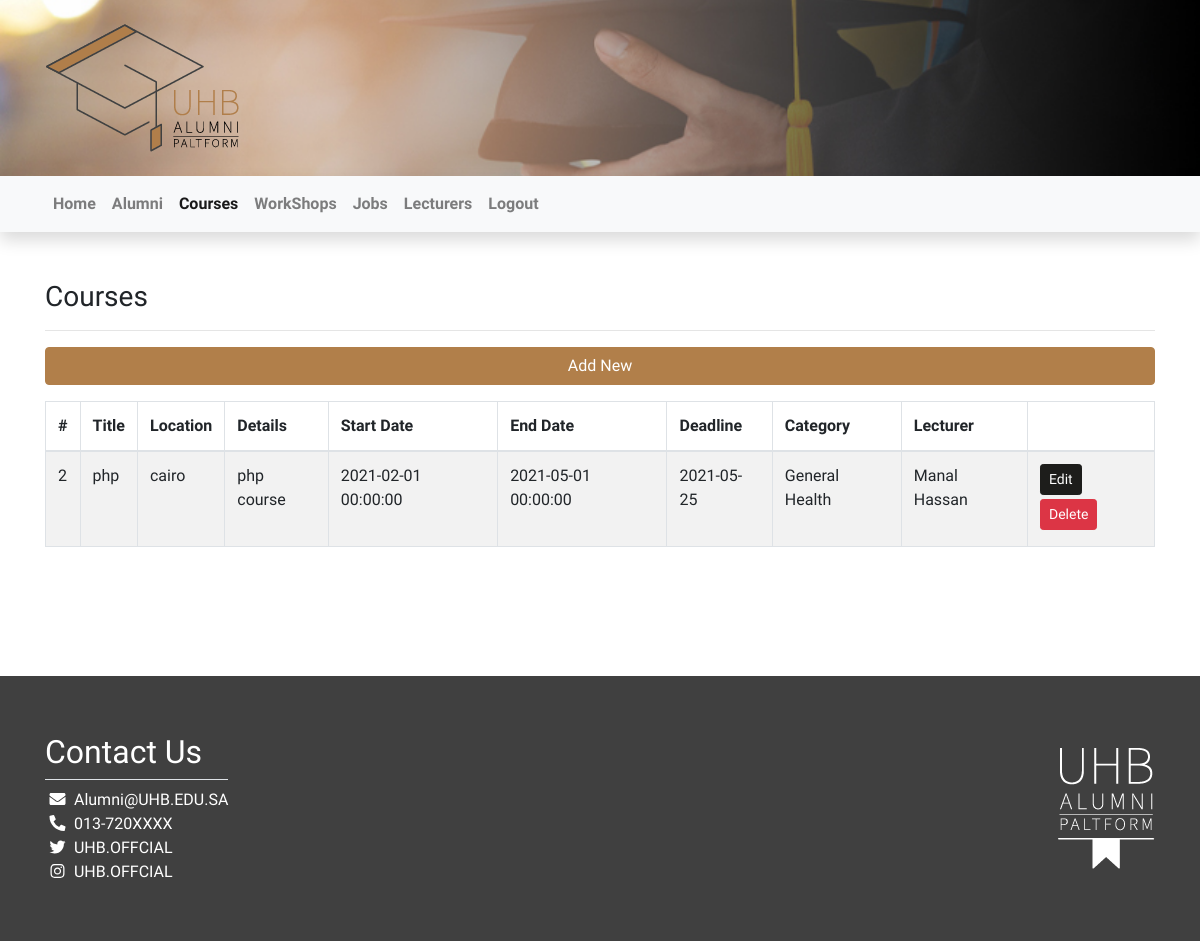
/Code/views/courses (signed in), run on the app's committed database.
### tables this page shows
CREATE TABLE `courses` (
  `id` int(11) NOT NULL,
  `crs_name` varchar(255) NOT NULL,
  `location` varchar(255) NOT NULL,
  `details` text NOT NULL,
  `start_date` datetime NOT NULL,
  `end_date` datetime NOT NULL,
  `deadline` date NOT NULL,
  `lecturer_id` int(11) NOT NULL,
  `category_id` int(11) NOT NULL
);

CREATE TABLE `categories` (
  `id` int(11) NOT NULL,
  `catg_name` varchar(255) NOT NULL
);

CREATE TABLE `lecturers` (
  `id` int(11) NOT NULL,
  `SSN` varchar(255) NOT NULL,
  `lec_name` varchar(255) NOT NULL,
  `email` varchar(255) NOT NULL,
  `password` varchar(255) NOT NULL,
  `salt` varchar(10) NOT NULL,
  `phone` varchar(25) NOT NULL,
  `cv` varchar(255) NOT NULL,
  `department_id` int(11) NOT NULL
);

### Code/views/courses/index.php (the view, shortened to what this page needs)
<?php
require_once"../../init/init.php";
$stmt = $con->prepare("SELECT
								courses.*, categories.catg_name AS category, lecturers.lec_name AS lecturer
       						FROM
       						     courses
       						INNER JOIN categories
       						ON categories.id = courses.category_id
       						INNER JOIN lecturers
       						ON lecturers.id = courses.lecturer_id");
$stmt->execute();
$courses = $stmt->fetchAll();
?>
<div class="container py-5">
    <h3>Courses</h3>
    <hr />
	<?php if(isAdmin()): ?>
    	<a class="btn btn-block mb-3 btn-primary" href="add.php">Add New</a>
	<?php endif; ?>
    <div class="table-responsive">
        <table class="table table-striped table-hover table-bordered w-100">
            <thead>
                <tr>
                    <th>#</th>
                    <th>Title</th>
                    <th>Location</th>
                    <th>Details</th>
                    <th>Start Date</th>
                    <th>End Date</th>
                    <th>Deadline</th>
                    <th>Category</th>
                    <th>Lecturer</th>
                    <th></th>
                </tr>
            </thead>
			<tbody>
			<?php foreach ( $courses as $course ): ?>
				<tr>
					<td><?= $course['id'] ?></td>
					<td><?= $course['crs_name'] ?></td>
					<td><?= $course['location'] ?></td>
					<td><?= $course['details'] ?></td>
					<td><?= $course['start_date'] ?></td>
					<td><?= $course['end_date'] ?></td>
					<td><?= $course['deadline'] ?></td>
					<td><?= $course['category'] ?></td>
					<td><?= $course['lecturer'] ?></td>
					<td>
						<a class="btn btn-sm mb-1 btn-dark" href="<?= route("courses/edit.php?id=" . $course['id']) ?>">Edit</a>
						<a class="btn btn-sm mb-1 btn-danger" href="<?= route("courses/delete.php?id=" . $course['id']) ?>">Delete</a>
					</td>
				</tr>
			<?php endforeach; ?>
            </tbody>
        </table>
    </div>
</div>
<?php require_once"../includes/footer.php"; ?>

### Code/assets/css/style.css (style rules this page uses)
body { background-repeat: no-repeat; background-size: cover; font-family: 'Cairo'; background-attachment: fixed; background-position: center; }

### data on the page
courses: id "2", crs_name "php", location "cairo", details "php course", start_date "2021-02-01 00:00:00", end_date "2021-05-01 00:00:00", deadline "2021-05-25", category.catg_name "General Health", lecturer.lec_name "Manal Hassan"
